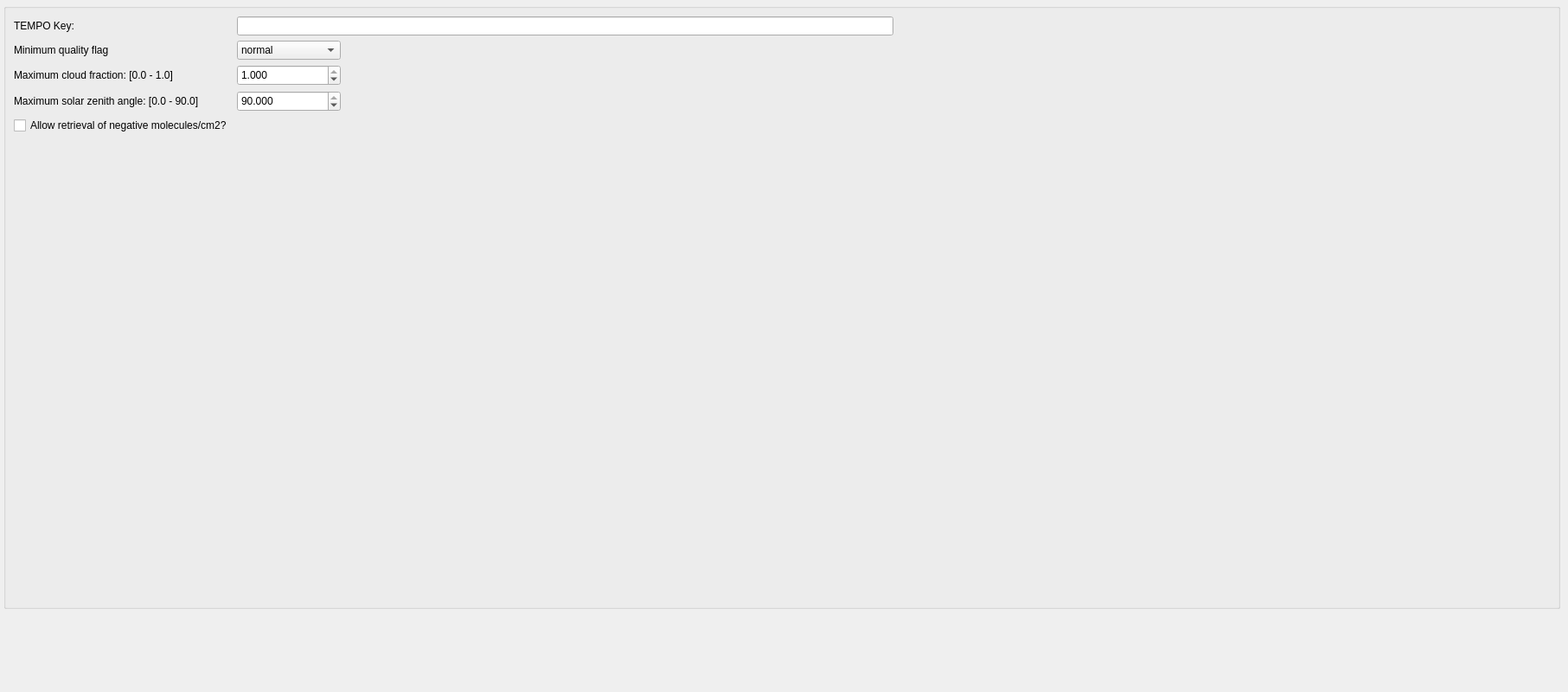
     <widget class="QWidget" name="TEMPOTab">
      <property name="minimumSize">
       <size>
        <width>1800</width>
        <height>800</height>
       </size>
      </property>
      <attribute name="title">
       <string>TEMPO Filter</string>
      </attribute>
      <widget class="QGroupBox" name="groupBox_filterTempo">
       <property name="geometry">
        <rect>
         <x>4</x>
         <y>4</y>
         <width>1800</width>
         <height>700</height>
        </rect>
       </property>
       <property name="sizePolicy">
        <sizepolicy hsizetype="MinimumExpanding" vsizetype="MinimumExpanding">
         <horstretch>0</horstretch>
         <verstretch>0</verstretch>
        </sizepolicy>
       </property>
       <property name="minimumSize">
        <size>
         <width>1800</width>
         <height>700</height>
        </size>
       </property>
       <property name="title">
        <string/>
       </property>
       <layout class="QGridLayout" name="gridLayout_10">
        <item row="0" column="1">
         <widget class="QLineEdit" name="TEMPOKey">
          <property name="sizePolicy">
           <sizepolicy hsizetype="MinimumExpanding" vsizetype="Preferred">
            <horstretch>0</horstretch>
            <verstretch>0</verstretch>
           </sizepolicy>
          </property>
          <property name="minimumSize">
           <size>
            <width>600</width>
            <height>0</height>
           </size>
          </property>
          <property name="maximumSize">
           <size>
            <width>16777215</width>
            <height>60</height>
           </size>
          </property>
          <property name="maxLength">
           <number>40</number>
          </property>
         </widget>
        </item>
        <item row="0" column="0">
         <widget class="QLabel" name="TEMPOKeyLabel">
          <property name="text">
           <string>TEMPO Key:</string>
          </property>
         </widget>
        </item>
        <item row="1" column="1">
         <widget class="QComboBox" name="TEMPOQAflagMenu">
          <property name="sizePolicy">
           <sizepolicy hsizetype="Preferred" vsizetype="Preferred">
            <horstretch>0</horstretch>
            <verstretch>0</verstretch>
           </sizepolicy>
          </property>
          <property name="maximumSize">
           <size>
            <width>120</width>
            <height>24</height>
           </size>
          </property>
          <item>
           <property name="text">
            <string>normal</string>
           </property>
          </item>
          <item>
           <property name="text">
            <string>suspect</string>
           </property>
          </item>
          <item>
           <property name="text">
            <string>bad</string>
           </property>
          </item>
         </widget>
        </item>
        <item row="2" column="1">
         <widget class="QDoubleSpinBox" name="maxTEMPOCloudFractionSpinBox">
          <property name="minimumSize">
           <size>
            <width>120</width>
            <height>24</height>
           </size>
          </property>
          <property name="maximumSize">
           <size>
            <width>120</width>
            <height>24</height>
           </size>
          </property>
          <property name="decimals">
           <number>3</number>
          </property>
          <property name="maximum">
           <double>1.000000000000000</double>
          </property>
          <property name="singleStep">
           <double>0.100000000000000</double>
          </property>
          <property name="value">
           <double>1.000000000000000</double>
          </property>
         </widget>
        </item>
        <item row="2" column="0">
         <widget class="QLabel" name="label_37">
          <property name="text">
           <string>&lt;html&gt;&lt;head/&gt;&lt;body&gt;&lt;p&gt;Maximum cloud fraction: [0.0 - 1.0]&lt;/p&gt;&lt;/body&gt;&lt;/html&gt;</string>
          </property>
         </widget>
        </item>
        <item row="3" column="1">
         <widget class="QDoubleSpinBox" name="maxTEMPOSolarZenithAngleSpinBox">
          <property name="minimumSize">
           <size>
            <width>120</width>
            <height>24</height>
           </size>
          </property>
          <property name="maximumSize">
           <size>
            <width>120</width>
            <height>24</height>
           </size>
          </property>
          <property name="decimals">
           <number>3</number>
          </property>
          <property name="maximum">
           <double>90.000000000000000</double>
          </property>
          <property name="singleStep">
           <double>1.000000000000000</double>
          </property>
          <property name="value">
           <double>90.000000000000000</double>
          </property>
         </widget>
        </item>
        <item row="4" column="0">
         <widget class="QCheckBox" name="TEMPOAllowNegativeCounts">
          <property name="text">
           <string>Allow retrieval of negative molecules/cm2?</string>
          </property>
         </widget>
        </item>
        <item row="1" column="0">
         <widget class="QLabel" name="TEMPO_label">
          <property name="text">
           <string>Minimum quality flag</string>
          </property>
         </widget>
        </item>
        <item row="1" column="2">
         <spacer name="horizontalSpacer_15">
          <property name="orientation">
           <enum>Qt::Horizontal</enum>
          </property>
          <property name="sizeHint" stdset="0">
           <size>
            <width>40</width>
            <height>20</height>
           </size>
          </property>
         </spacer>
        </item>
        <item row="3" column="0">
         <widget class="QLabel" name="label_38">
          <property name="text">
           <string>&lt;html&gt;&lt;head/&gt;&lt;body&gt;&lt;p&gt;Maximum solar zenith angle: [0.0 - 90.0]&lt;/p&gt;&lt;/body&gt;&lt;/html&gt;</string>
          </property>
         </widget>
        </item>
        <item row="5" column="0">
         <spacer name="verticalSpacer_8">
          <property name="orientation">
           <enum>Qt::Vertical</enum>
          </property>
          <property name="sizeHint" stdset="0">
           <size>
            <width>20</width>
            <height>40</height>
           </size>
          </property>
         </spacer>
        </item>
       </layout>
      </widget>
     </widget>
